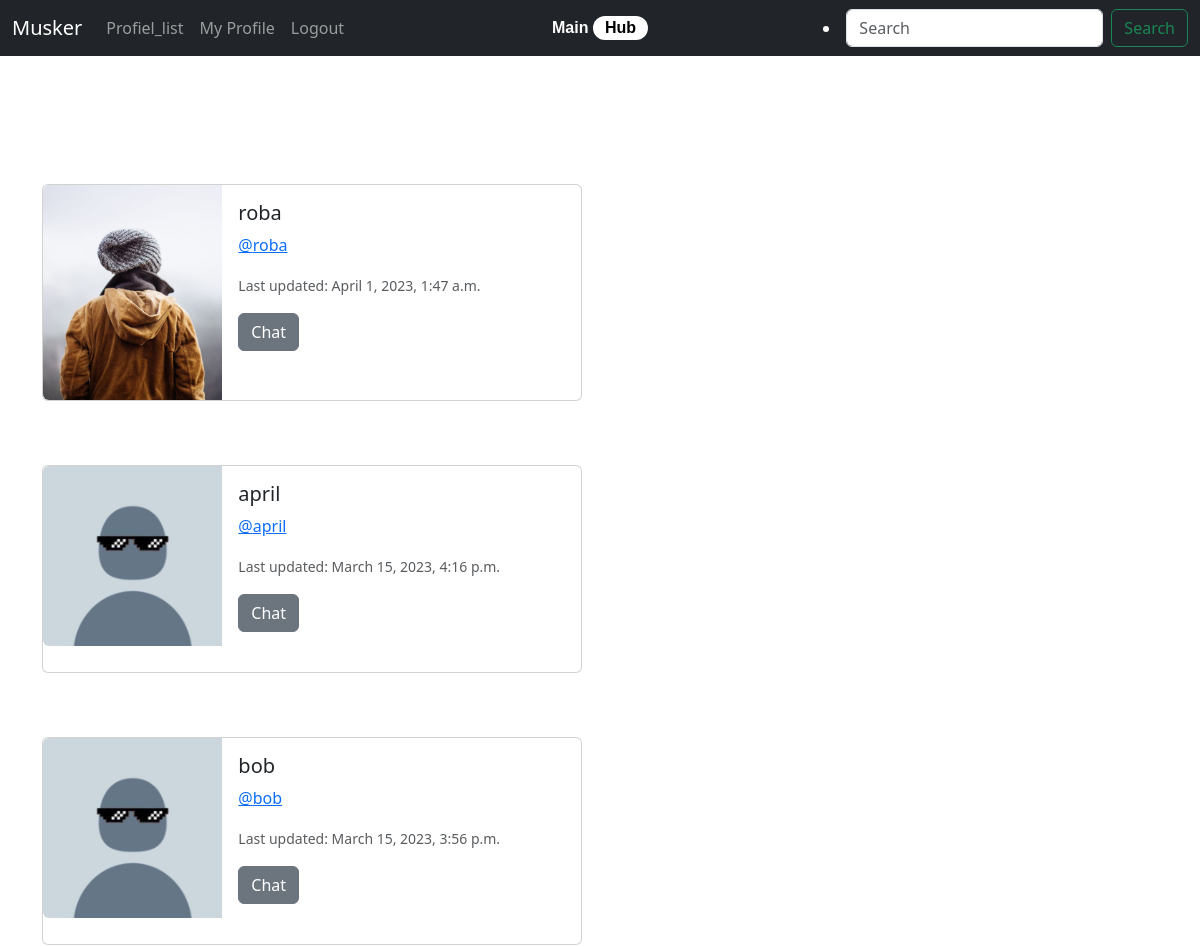
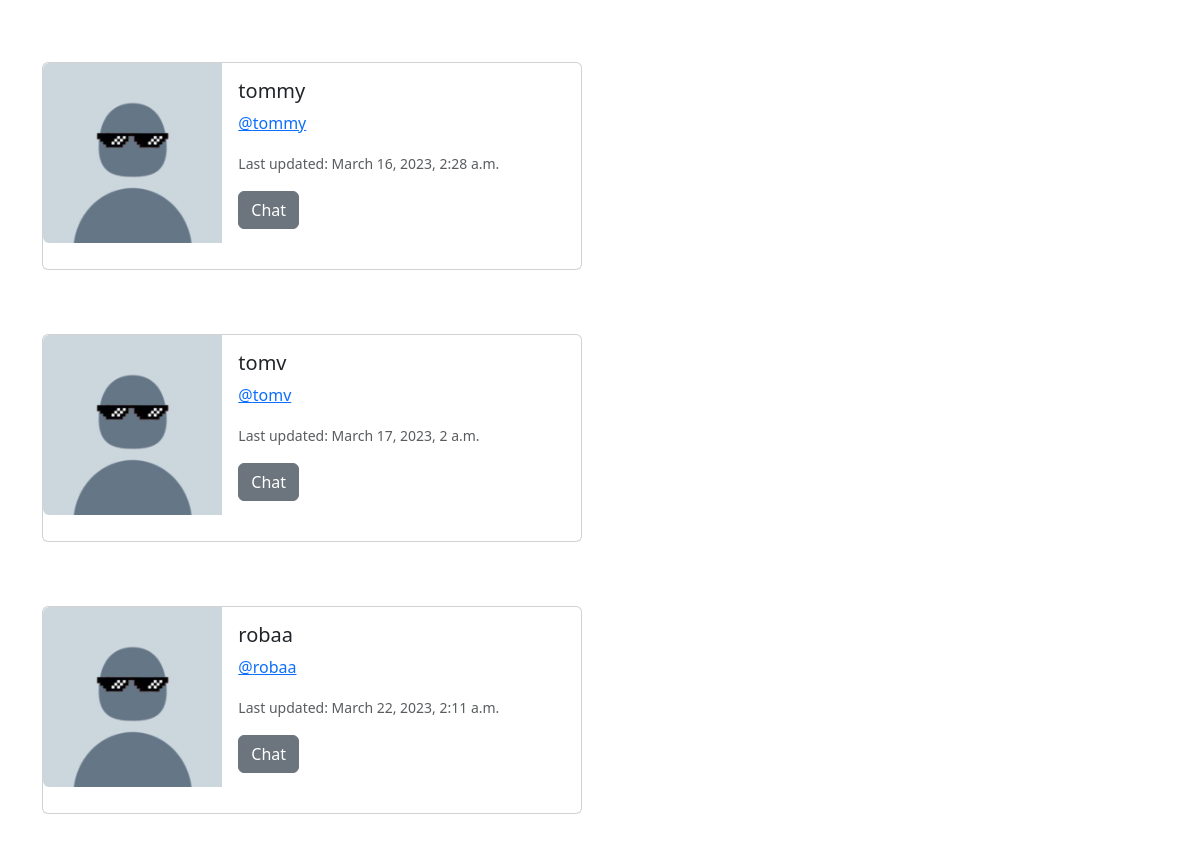
Page /profile_list/ (signed in) on the committed database (2 pictures, top to bottom).
### muster/models.py (models this page shows, shortened)
class Profile(models.Model):
    user = models.OneToOneField(User,on_delete=models.CASCADE)
    follows = models.ManyToManyField("self",
        related_name="followed_by",
        symmetrical=False,
        blank=True)
    date_modified = models.DateTimeField(User,auto_now=True)
    profile_image = models.ImageField(null=True,blank=True,upload_to="images/")

### muster/views.py (the view)
# urls.py: path('profile_list/',views.profile_list,name='profile_list'),
def profile_list(request):
    if request.user.is_authenticated:
        profiles = Profile.objects.exclude(user=request.user)
        return render(request,'profile_list.html',{"profiles":profiles})
    else:
        messages.success(request,("You Must be logged in to view this page"))
        return redirect('home')

### muster/templates/profile_list.html (shortened to what this page needs)
{% extends 'base.html' %}
{% load static %}
{% block content %}
    <h1>Profile list</h1>
<br/>
{% if profiles %}
    {% for profile in profiles %}
        <div class="card mb-3" style="max-width: 540px;">
            <div class="row g-0">
            <div class="col-md-4">
                {% if profile.profile_image %}
                <img src="{{ profile.profile_image.url }}" class="img-fluid rounded-start" alt="dif profile pic">
                {% else %}
                <img src="{% static 'images/profile_pic.jpg' %}" class="img-fluid rounded-start" alt="dif profile pic">
                {% endif %}
            </div>
            <div class="col-md-8">
                <div class="card-body">
                <h5 class="card-title">{{ profile.user.username }}</h5>
                <p class="card-text"><a href="{% url 'profile' profile.user.id %}">@{{ profile.user.username|lower }}</a></p>
                <p class="card-text"><small class="text-muted">Last updated: {{ profile.date_modified }}</small></p>
                <form method='post' action="{%url 'hHomepage'%}"id='bob'>
                    <button name = "chatid" value="{{ profile.user.username }}" class="btn btn-secondary" type="submit">Chat</button><br/><br/>
                </form>
                </div>
            </div>
            </div>
        </div>
        <br/><br/>
    {% endfor %}
{% endif %}
{% endblock %}

### muster/static/styles.css (style rules this page uses)
html { height: 100%; }
body { color:#ffffff }

### rows in the picture
Profile: profile_image (picture), user.username "roba", date_modified "April 1, 2023, 1:47 a.m."
Profile: user.username "april", date_modified "March 15, 2023, 4:16 p.m."
Profile: user.username "bob", date_modified "March 15, 2023, 3:56 p.m."
Profile: user.username "tommy", date_modified "March 16, 2023, 2:28 a.m."
Profile: user.username "tomv", date_modified "March 17, 2023, 2 a.m."
Profile: user.username "robaa", date_modified "March 22, 2023, 2:11 a.m."
